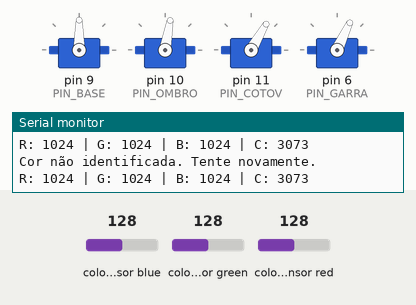
A sketch run on a simulated Arduino Uno, built with avr-gcc and run on an emulated ATmega328P. Shown: 4 × servo, the last lines printed to the serial monitor. The inputs (shaded band) are chosen by the test bench; at power-on: colour sensor red 128, colour sensor blue 128, colour sensor green 128.

Above: at 2.4 s.
2.5 s: colour sensor red set to 22
4.7 s: colour sensor red set to 17
At 7.1 s:
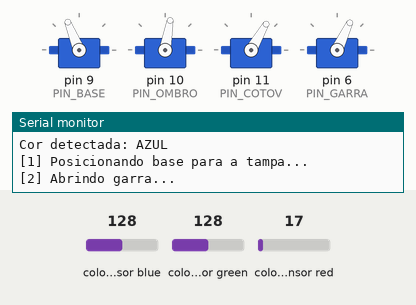
At 8.8 s:
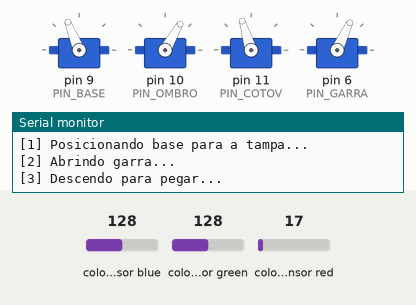
Timing chart, 0 to 24.7 s (numbered marks = the images above; inputs shaded):
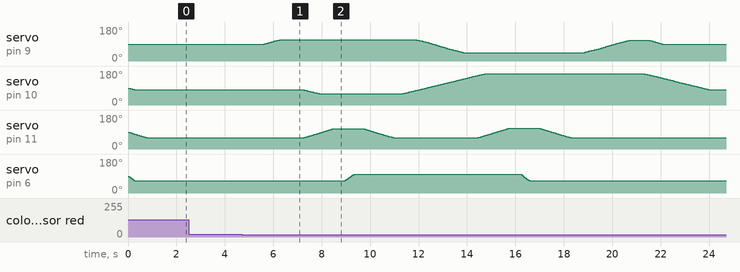

Measured:
- the behaviour switches between 20 and 19 on colour sensor red (found by bisection; images 0 and 1)

The sketch:

braco_robotico_varspeed_6.ino
```cpp
/*
 * =====================================================
 *  BRAÇO ROBÓTICO - PEGAR E COLOCAR POR COR
 *  Prática de Laboratório 1 - 2026
 *  Biblioteca: VarSpeedServo (movimento suave nativo)
 *  v5: thresholds recalibrados + movimento mais fluido
 *  v6: recalibração 2 (corrige confusão AZUL x PRETO)
 * =====================================================
 *
 *  Sequência do ciclo:
 *    1.  Base vai para a tampa (base + cotovelo por cor)
 *    2.  Abre garra
 *    3.  Desce e estende para pegar a tampa
 *    4.  Fecha garra → pega tampa
 *    5.  Recolhe cotovelo (evita tombar ao girar)
 *    6.  Sobe ombro alto
 *    7.  Gira base para a esquerda
 *    8.  Desce até altura de soltura
 *    9.  Abre garra → solta tampa
 *   10.  Recolhe cotovelo antes de voltar (evita derrubar caixa)
 *   11.  Sobe ombro alto novamente
 *   12.  Gira base para frente
 *   13.  Retorna à posição inicial
 *
 *  TAMPAS EM TRIÂNGULO:
 *    Cada cor tem seu próprio BASE e COTOV_PEGAR,
 *    calibrados individualmente pois as tampas
 *    não ficam em linha reta na bancada.
 * =====================================================
 */

#include <Wire.h>
#include <Adafruit_TCS34725.h>
#include <VarSpeedServo.h>

// ── Pinos ─────────────────────────────────────────────
#define PIN_BASE   9
#define PIN_OMBRO  10
#define PIN_COTOV  11
#define PIN_GARRA  6

// ── Instâncias VarSpeedServo ──────────────────────────
VarSpeedServo servoBase;
VarSpeedServo servoOmbro;
VarSpeedServo servoCotov;
VarSpeedServo servoGarra;

Adafruit_TCS34725 tcs = Adafruit_TCS34725(TCS34725_INTEGRATIONTIME_50MS, TCS34725_GAIN_4X);

// ── Velocidades ───────────────────────────────────────
// Valores menores = mais lento e suave (1–255)
#define VEL_BASE        25   // era 25 → menos tremor na rotação
#define VEL_BASE_LENTO  20   // rampa de saída/chegada da base
#define VEL_OMBRO       20   // era 20 → sobe/desce mais controlado
#define VEL_OMBRO_LENTO  15   // rampa ombro
#define VEL_COTOV       25   // era 25
#define VEL_COTOV_LENTO 15   // rampa cotovelo
#define VEL_GARRA       60   // era 60 → garra fecha sem chacoalhar

// ── Posição de repouso ────────────────────────────────
const int BASE_INICIAL   = 90;
const int OMBRO_INICIAL  = 80;
const int COTOV_INICIAL  = 60;
const int GARRA_ABERTA   = 65;
const int GARRA_FECHADA  = 100;

// ── Posição de pega — OMBRO é igual para todas as cores
const int OMBRO_PEGAR    = 60;

// ── Posições de pega POR COR ─────────────────────────
// As tampas formam um triângulo na bancada, então cada
// cor precisa de base e alcance (cotovelo) específicos.
// Use o arquivo de calibração para ajustar estes valores.
//
//                  [PRETO]
//               /
//   robô ──            [VERMELHO]
//               \
//                  [AZUL]
//
const int BASE_VERMELHO  = 70;   // ← CALIBRE: ângulo da base para o vermelho
const int COTOV_VERMELHO = 110;   // ← CALIBRE: alcance para o vermelho

const int BASE_PRETO     = 90;   // ← CALIBRE: ângulo da base para o preto
const int COTOV_PRETO    = 120;   // ← CALIBRE: alcance maior (tampa mais longe)

const int BASE_AZUL      = 112;   // ← CALIBRE: ângulo da base para o azul
const int COTOV_AZUL     = 107;   // ← CALIBRE: alcance para o azul

// ── Transporte ────────────────────────────────────────
const int COTOV_RECOLHER = 60;    // recolhe ANTES de girar (evita tombar)
const int OMBRO_ALTO     = 165;
const int COTOV_ALTO     = 110;

// ── Destino: esquerda ─────────────────────────────────
const int BASE_ESQUERDA  = 45;
const int OMBRO_SOLTAR   = 150;
const int COTOV_SOLTAR   = 85;

// ── Base intermediária de segurança na volta ──────────
// Após soltar, o braço passa por BASE_FRENTE antes de
// ir para BASE_INICIAL, evitando varrer a caixa no caminho.
const int BASE_FRENTE    = 110;

// ── Pausa entre passos (ms) ───────────────────────────
#define ESPERA       400   // era 500 — servo já parou, pausa menor
#define ESPERA_CURTA 200   // entre micro-passos da rampa

// =====================================================
//  SETUP
// =====================================================
void setup() {
  Serial.begin(9600);
  Serial.println(F("=== BRAÇO ROBÓTICO - SENSOR DE COR ==="));

  servoBase.attach(PIN_BASE);
  servoOmbro.attach(PIN_OMBRO);
  servoCotov.attach(PIN_COTOV);
  servoGarra.attach(PIN_GARRA);

  posicaoInicial(true);
  Serial.println(F("Posição inicial OK."));

  if (!tcs.begin()) {
    Serial.println(F("ERRO: TCS34725 não encontrado!"));
    while (1);
  }
  Serial.println(F("Sensor OK. Aproxime a tampa..."));
  Serial.println(F("--------------------------------------"));
}

// =====================================================
//  LOOP PRINCIPAL
// =====================================================
void loop() {
  String cor = lerCor();

  if (cor == "INDEFINIDA") {
    Serial.println(F("Cor não identificada. Tente novamente."));
    delay(1000);
    return;
  }

  Serial.print(F("Cor detectada: "));
  Serial.println(cor);

  // Seleciona base e cotovelo específicos da cor
  int baseCorr  = BASE_VERMELHO;
  int cotovCorr = COTOV_VERMELHO;

  if (cor == "PRETO") {
    baseCorr  = BASE_PRETO;
    cotovCorr = COTOV_PRETO;
  } else if (cor == "AZUL") {
    baseCorr  = BASE_AZUL;
    cotovCorr = COTOV_AZUL;
  }

  cicloPickAndPlace(baseCorr, cotovCorr);

  Serial.println(F("--------------------------------------"));
  Serial.println(F("Ciclo completo! Próxima leitura em 5s..."));
  delay(5000);
}

// =====================================================
//  CICLO COMPLETO
//  baseCorr  → ângulo da base para a tampa desta cor
//  cotovCorr → alcance do cotovelo para esta cor
// =====================================================
void cicloPickAndPlace(int baseCorr, int cotovCorr) {

  // ── [1] Base vai para a posição da tampa desta cor ─
  Serial.println(F("[1] Posicionando base para a tampa..."));
  moverSuave(servoBase, baseCorr, VEL_BASE_LENTO, VEL_BASE);
  delay(ESPERA);

  // ── [2] Abrir garra ────────────────────────────────
  Serial.println(F("[2] Abrindo garra..."));
  servoGarra.write(GARRA_ABERTA, VEL_GARRA, true);
  delay(ESPERA);

  // ── [3] Descer e esticar para pegar ────────────────
  Serial.println(F("[3] Descendo para pegar..."));
  servoOmbro.write(OMBRO_PEGAR, VEL_OMBRO, false);
  servoCotov.write(cotovCorr,   VEL_COTOV, false);  // alcance da cor
  aguardarServos();
  delay(ESPERA);

  // ── [4] Fechar garra ───────────────────────────────
  Serial.println(F("[4] Fechando garra..."));
  servoGarra.write(GARRA_FECHADA, VEL_GARRA, true);
  delay(ESPERA);

  // ── [5] Recolher cotovelo antes de girar ───────────
  // Braço esticado ao girar → desequilíbrio → robô tomba.
  // Recolher primeiro centraliza o peso sobre a base.
  Serial.println(F("[5] Recolhendo cotovelo (segurança)..."));
  servoCotov.write(COTOV_RECOLHER, VEL_COTOV, true);
  delay(ESPERA);


    // ── [7] Subir ombro alto (cotovelo já recolhido) ───
  Serial.println(F("[7] Subindo para transporte..."));
  servoOmbro.write(OMBRO_ALTO, VEL_OMBRO, false);
  aguardarServos();
  delay(ESPERA);


    // ── [6] Girar para a esquerda ──────────────────────
  Serial.println(F("[6] Girando para a esquerda..."));
  moverSuave(servoBase, BASE_ESQUERDA, VEL_BASE_LENTO, VEL_BASE);
  delay(ESPERA);


  // ── [8] Subir ombro alto (cotovelo já recolhido) ───
  Serial.println(F("[8] esticando para entrega..."));
  servoCotov.write(COTOV_ALTO, VEL_COTOV, false);
  aguardarServos();
  delay(ESPERA);


  // ── [9] Abrir garra ────────────────────────────────
  Serial.println(F("[9] Soltando tampa..."));
  servoGarra.write(GARRA_ABERTA, VEL_GARRA, true);
  delay(ESPERA);

  // ── [10] Recolher ANTES de sair da área da caixa ───
  // Sem este passo o braço varre a caixa ao girar de volta.
  Serial.println(F("[10] Recolhendo (evita derrubar caixa)..."));
  servoCotov.write(COTOV_RECOLHER, VEL_COTOV, true);  // cotovelo
  servoOmbro.write(OMBRO_ALTO,     VEL_OMBRO, true);  // ombro
  aguardarServos();
  delay(ESPERA);

  // ── [11] Girar base para posição central (frente) ──
  Serial.println(F("[11] Girando base para frente..."));
  moverSuave(servoBase, BASE_FRENTE, VEL_BASE_LENTO, VEL_BASE);
  delay(ESPERA);

  // ── [12] Voltar à posição inicial ──────────────────
  Serial.println(F("[12] Voltando à posição inicial..."));
  posicaoInicial(true);
}

// =====================================================
//  POSIÇÃO INICIAL
// =====================================================
void posicaoInicial(bool waitForIt) {
  // Recolhe cotovelo e sobe ombro ANTES de girar a base
  servoCotov.write(COTOV_INICIAL, VEL_COTOV, false);
  servoOmbro.write(OMBRO_INICIAL, VEL_OMBRO, false);
  servoGarra.write(GARRA_ABERTA,  VEL_GARRA, false);
  aguardarServos();

  // Base com rampa para não chacoalhar ao chegar na posição
  moverSuave(servoBase, BASE_INICIAL, VEL_BASE_LENTO, VEL_BASE);
  if (waitForIt) delay(ESPERA);
}

// =====================================================
//  AGUARDA TODOS OS SERVOS TERMINAREM
// =====================================================
void aguardarServos() {
  delay(100);
  int prevBase, prevOmbro, prevCotov, prevGarra;
  do {
    prevBase  = servoBase.read();
    prevOmbro = servoOmbro.read();
    prevCotov = servoCotov.read();
    prevGarra = servoGarra.read();
    delay(60);
  } while (
    abs(servoBase.read()  - prevBase)  > 1 ||
    abs(servoOmbro.read() - prevOmbro) > 1 ||
    abs(servoCotov.read() - prevCotov) > 1 ||
    abs(servoGarra.read() - prevGarra) > 1
  );
}

// =====================================================
//  MOVIMENTO COM RAMPA (aceleração + desaceleração)
//  Divide o percurso em 3 fases:
//    1. 25% do trajeto na velocidade lenta (arranca)
//    2. 50% na velocidade normal (cruzeiro)
//    3. 25% na velocidade lenta de novo (freia)
//  Isso elimina o tremor por inércia no início e fim.
// =====================================================
void moverSuave(VarSpeedServo &servo, int destino,
                int velLenta, int velNormal) {
  int origem = servo.read();
  int total  = destino - origem;
  if (total == 0) return;

  int p1 = origem  + total * 25 / 100;  // 25%
  int p2 = origem  + total * 75 / 100;  // 75%

  servo.write(p1,      velLenta,  true);  // arranca devagar
  servo.write(p2,      velNormal, true);  // velocidade de cruzeiro
  servo.write(destino, velLenta,  true);  // freia antes de parar
  delay(ESPERA_CURTA);
}

// =====================================================
//  LÊ E CLASSIFICA A COR (TCS34725)
//  Thresholds recalibrados (2ª calibração — corrige
//  confusão entre AZUL e PRETO sob a luz do local).
//  Dados do calibrador (50 amostras por cor):
//    VERMELHO → C: 1636–2126 | R dominante (razão > 3.60, r > 1207)
//    AZUL     → C: 266–770   | G e B > R, r < 154
//    PRETO    → C: 287–396   | pouca luz refletida (c < 435)
// =====================================================
String lerCor() {
  uint16_t r, g, b, c;
  tcs.getRawData(&r, &g, &b, &c);

  if (c == 0) return "INDEFINIDA";

  Serial.print(F("R: "));   Serial.print(r);
  Serial.print(F(" | G: ")); Serial.print(g);
  Serial.print(F(" | B: ")); Serial.print(b);
  Serial.print(F(" | C: ")); Serial.println(c);

  // VERMELHO: canal R claramente dominante sobre G e B
  // (verificado antes do PRETO pois o vermelho tem C alto e não conflita)
  float razaoRG = (float)r / (g > 0 ? g : 1);
  float razaoRB = (float)r / (b > 0 ? b : 1);
  if (razaoRG > 3.60 && razaoRB > 3.60 && r > 1207) return "VERMELHO";

  // AZUL: G e B maiores que R — checado ANTES do PRETO porque os
  // ranges de C se sobrepõem (AZUL: 266-770 / PRETO: 287-396).
  // O que diferencia de fato é a relação entre os canais, não o C.
  if (g > r && b > r && r < 154 && c >= 239) return "AZUL";

  // PRETO: pouca luz refletida (limiar calibrado = 435)
  if (c < 435) return "PRETO";

  return "INDEFINIDA";
}
```
